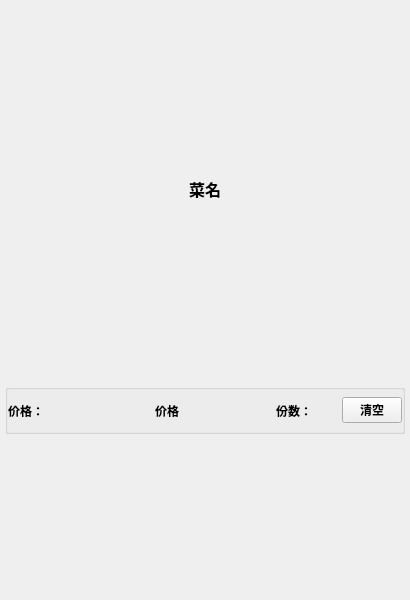
<?xml version="1.0" encoding="UTF-8"?>
<ui version="4.0">
 <class>CDishWidget</class>
 <widget class="QWidget" name="CDishWidget">
  <property name="geometry">
   <rect>
    <x>0</x>
    <y>0</y>
    <width>410</width>
    <height>600</height>
   </rect>
  </property>
  <property name="minimumSize">
   <size>
    <width>410</width>
    <height>600</height>
   </size>
  </property>
  <property name="maximumSize">
   <size>
    <width>410</width>
    <height>600</height>
   </size>
  </property>
  <property name="windowTitle">
   <string>Form</string>
  </property>
  <layout class="QVBoxLayout" name="verticalLayout">
   <property name="leftMargin">
    <number>5</number>
   </property>
   <property name="topMargin">
    <number>0</number>
   </property>
   <property name="rightMargin">
    <number>5</number>
   </property>
   <property name="bottomMargin">
    <number>0</number>
   </property>
   <item>
    <widget class="QLabel" name="label_name">
     <property name="maximumSize">
      <size>
       <width>16777215</width>
       <height>50</height>
      </size>
     </property>
     <property name="font">
      <font>
       <pointsize>12</pointsize>
       <bold>true</bold>
      </font>
     </property>
     <property name="text">
      <string>菜名</string>
     </property>
     <property name="scaledContents">
      <bool>false</bool>
     </property>
     <property name="alignment">
      <set>Qt::AlignCenter</set>
     </property>
    </widget>
   </item>
   <item>
    <widget class="QGroupBox" name="groupBox">
     <property name="maximumSize">
      <size>
       <width>16777215</width>
       <height>50</height>
      </size>
     </property>
     <property name="title">
      <string/>
     </property>
     <layout class="QHBoxLayout" name="horizontalLayout">
      <property name="leftMargin">
       <number>0</number>
      </property>
      <property name="topMargin">
       <number>0</number>
      </property>
      <property name="rightMargin">
       <number>0</number>
      </property>
      <property name="bottomMargin">
       <number>0</number>
      </property>
      <item>
       <widget class="QLabel" name="label_3">
        <property name="maximumSize">
         <size>
          <width>50</width>
          <height>16777215</height>
         </size>
        </property>
        <property name="font">
         <font>
          <bold>true</bold>
         </font>
        </property>
        <property name="text">
         <string>价格：</string>
        </property>
       </widget>
      </item>
      <item>
       <widget class="QLabel" name="label_price">
        <property name="font">
         <font>
          <bold>true</bold>
         </font>
        </property>
        <property name="text">
         <string>价格</string>
        </property>
        <property name="alignment">
         <set>Qt::AlignCenter</set>
        </property>
       </widget>
      </item>
      <item>
       <widget class="QLabel" name="label_5">
        <property name="maximumSize">
         <size>
          <width>60</width>
          <height>16777215</height>
         </size>
        </property>
        <property name="font">
         <font>
          <bold>true</bold>
         </font>
        </property>
        <property name="text">
         <string>份数：</string>
        </property>
       </widget>
      </item>
      <item>
       <widget class="QPushButton" name="pushButton_clean">
        <property name="maximumSize">
         <size>
          <width>60</width>
          <height>16777215</height>
         </size>
        </property>
        <property name="font">
         <font>
          <bold>true</bold>
         </font>
        </property>
        <property name="text">
         <string>清空</string>
        </property>
       </widget>
      </item>
     </layout>
    </widget>
   </item>
  </layout>
 </widget>
 <resources/>
 <connections/>
</ui>
